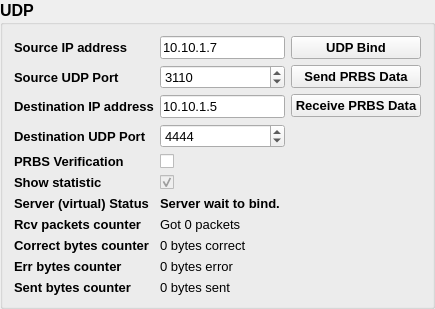
         <widget class="QGroupBox" name="udpGroupBox">
          <property name="minimumSize">
           <size>
            <width>0</width>
            <height>0</height>
           </size>
          </property>
          <property name="font">
           <font>
            <family>MS Shell Dlg 2</family>
            <pointsize>12</pointsize>
            <weight>75</weight>
            <bold>true</bold>
           </font>
          </property>
          <property name="title">
           <string>UDP</string>
          </property>
          <layout class="QGridLayout" name="gridLayout_12">
           <item row="0" column="0">
            <layout class="QGridLayout" name="UdpParamsGrpLayout">
             <item row="3" column="0">
              <widget class="QLabel" name="udpDstPortLabel">
               <property name="font">
                <font>
                 <family>MS Shell Dlg 2</family>
                 <pointsize>10</pointsize>
                 <weight>75</weight>
                 <bold>true</bold>
                </font>
               </property>
               <property name="text">
                <string>Destination UDP Port</string>
               </property>
              </widget>
             </item>
             <item row="6" column="0">
              <widget class="QLabel" name="svrStatusLabel_3">
               <property name="font">
                <font>
                 <family>MS Shell Dlg 2</family>
                 <pointsize>10</pointsize>
                 <weight>75</weight>
                 <bold>true</bold>
                </font>
               </property>
               <property name="text">
                <string>Server (virtual) Status</string>
               </property>
              </widget>
             </item>
             <item row="9" column="0">
              <widget class="QLabel" name="errBytesCounterLabel_3">
               <property name="font">
                <font>
                 <family>MS Shell Dlg 2</family>
                 <pointsize>10</pointsize>
                 <weight>75</weight>
                 <bold>true</bold>
                </font>
               </property>
               <property name="text">
                <string>Err bytes counter</string>
               </property>
              </widget>
             </item>
             <item row="8" column="0">
              <widget class="QLabel" name="chkBytesCounterLabel_3">
               <property name="font">
                <font>
                 <family>MS Shell Dlg 2</family>
                 <pointsize>10</pointsize>
                 <weight>75</weight>
                 <bold>true</bold>
                </font>
               </property>
               <property name="text">
                <string>Correct bytes counter</string>
               </property>
              </widget>
             </item>
             <item row="5" column="0">
              <widget class="QLabel" name="showStatlabel_3">
               <property name="font">
                <font>
                 <family>MS Shell Dlg 2</family>
                 <pointsize>10</pointsize>
                 <weight>75</weight>
                 <bold>true</bold>
                </font>
               </property>
               <property name="text">
                <string>Show statistic</string>
               </property>
              </widget>
             </item>
             <item row="2" column="0">
              <widget class="QLabel" name="udpDstAddrLabel">
               <property name="font">
                <font>
                 <family>MS Shell Dlg 2</family>
                 <pointsize>10</pointsize>
                 <weight>75</weight>
                 <bold>true</bold>
                </font>
               </property>
               <property name="text">
                <string>Destination IP address</string>
               </property>
              </widget>
             </item>
             <item row="4" column="0">
              <widget class="QLabel" name="prbsVerifLabel_3">
               <property name="font">
                <font>
                 <family>MS Shell Dlg 2</family>
                 <pointsize>10</pointsize>
                 <weight>75</weight>
                 <bold>true</bold>
                </font>
               </property>
               <property name="text">
                <string>PRBS Verification</string>
               </property>
              </widget>
             </item>
             <item row="0" column="0">
              <widget class="QLabel" name="udpSrcAddrLabel">
               <property name="font">
                <font>
                 <family>MS Shell Dlg 2</family>
                 <pointsize>10</pointsize>
                 <weight>75</weight>
                 <bold>true</bold>
                </font>
               </property>
               <property name="text">
                <string>Source IP address</string>
               </property>
              </widget>
             </item>
             <item row="7" column="0">
              <widget class="QLabel" name="rcvBytesCounterLabel_3">
               <property name="font">
                <font>
                 <family>MS Shell Dlg 2</family>
                 <pointsize>10</pointsize>
                 <weight>75</weight>
                 <bold>true</bold>
                </font>
               </property>
               <property name="text">
                <string>Rcv packets counter</string>
               </property>
              </widget>
             </item>
             <item row="10" column="0">
              <widget class="QLabel" name="sntBytesCounterLabel_3">
               <property name="font">
                <font>
                 <family>MS Shell Dlg 2</family>
                 <pointsize>10</pointsize>
                 <weight>75</weight>
                 <bold>true</bold>
                </font>
               </property>
               <property name="text">
                <string>Sent bytes counter</string>
               </property>
              </widget>
             </item>
             <item row="1" column="0">
              <widget class="QLabel" name="udpSrcPortLabel">
               <property name="font">
                <font>
                 <family>MS Shell Dlg 2</family>
                 <pointsize>10</pointsize>
                 <weight>75</weight>
                 <bold>true</bold>
                </font>
               </property>
               <property name="text">
                <string>Source UDP Port</string>
               </property>
              </widget>
             </item>
             <item row="0" column="1">
              <widget class="QLineEdit" name="udpSrcIpAddr">
               <property name="font">
                <font>
                 <family>MS Shell Dlg 2</family>
                 <pointsize>10</pointsize>
                 <weight>50</weight>
                 <bold>false</bold>
                </font>
               </property>
               <property name="text">
                <string>10.10.1.7</string>
               </property>
              </widget>
             </item>
             <item row="1" column="1">
              <widget class="QSpinBox" name="udpSrcPort">
               <property name="font">
                <font>
                 <family>MS Shell Dlg 2</family>
                 <pointsize>10</pointsize>
                 <weight>50</weight>
                 <bold>false</bold>
                </font>
               </property>
               <property name="maximum">
                <number>65535</number>
               </property>
               <property name="value">
                <number>3110</number>
               </property>
              </widget>
             </item>
             <item row="2" column="1">
              <widget class="QLineEdit" name="udpDstIpAddr">
               <property name="font">
                <font>
                 <family>MS Shell Dlg 2</family>
                 <pointsize>10</pointsize>
                 <weight>50</weight>
                 <bold>false</bold>
                </font>
               </property>
               <property name="text">
                <string>10.10.1.5</string>
               </property>
              </widget>
             </item>
             <item row="3" column="1">
              <widget class="QSpinBox" name="udpDstPort">
               <property name="font">
                <font>
                 <family>MS Shell Dlg 2</family>
                 <pointsize>10</pointsize>
                 <weight>50</weight>
                 <bold>false</bold>
                </font>
               </property>
               <property name="maximum">
                <number>65535</number>
               </property>
               <property name="value">
                <number>4444</number>
               </property>
              </widget>
             </item>
             <item row="4" column="1">
              <widget class="QCheckBox" name="udpPRBSVerif">
               <property name="font">
                <font>
                 <family>MS Shell Dlg 2</family>
                 <pointsize>8</pointsize>
                 <weight>50</weight>
                 <bold>false</bold>
                </font>
               </property>
               <property name="text">
                <string/>
               </property>
              </widget>
             </item>
             <item row="5" column="1">
              <widget class="QCheckBox" name="udpStat">
               <property name="enabled">
                <bool>false</bool>
               </property>
               <property name="font">
                <font>
                 <family>MS Shell Dlg 2</family>
                 <pointsize>8</pointsize>
                 <weight>50</weight>
                 <bold>false</bold>
                </font>
               </property>
               <property name="text">
                <string/>
               </property>
               <property name="checked">
                <bool>true</bool>
               </property>
              </widget>
             </item>
             <item row="6" column="1">
              <widget class="QLabel" name="udpBindStat">
               <property name="font">
                <font>
                 <family>MS Shell Dlg 2</family>
                 <pointsize>10</pointsize>
                 <weight>75</weight>
                 <bold>true</bold>
                </font>
               </property>
               <property name="text">
                <string>Server wait to bind.</string>
               </property>
              </widget>
             </item>
             <item row="7" column="1">
              <widget class="QLabel" name="udpReceptionLabel">
               <property name="font">
                <font>
                 <family>MS Shell Dlg 2</family>
                 <pointsize>10</pointsize>
                 <weight>50</weight>
                 <bold>false</bold>
                </font>
               </property>
               <property name="text">
                <string>Got 0 packets</string>
               </property>
              </widget>
             </item>
             <item row="8" column="1">
              <widget class="QLabel" name="udpPRBSLabelCorrect">
               <property name="font">
                <font>
                 <family>MS Shell Dlg 2</family>
                 <pointsize>10</pointsize>
                 <weight>50</weight>
                 <bold>false</bold>
                </font>
               </property>
               <property name="text">
                <string>0 bytes correct</string>
               </property>
              </widget>
             </item>
             <item row="9" column="1">
              <widget class="QLabel" name="udpPRBSLabelError">
               <property name="font">
                <font>
                 <family>MS Shell Dlg 2</family>
                 <pointsize>10</pointsize>
                 <weight>50</weight>
                 <bold>false</bold>
                </font>
               </property>
               <property name="text">
                <string>0 bytes error</string>
               </property>
              </widget>
             </item>
             <item row="10" column="1">
              <widget class="QLabel" name="udpTransmissionLabel">
               <property name="font">
                <font>
                 <family>MS Shell Dlg 2</family>
                 <pointsize>10</pointsize>
                 <weight>50</weight>
                 <bold>false</bold>
                </font>
               </property>
               <property name="text">
                <string>0 bytes sent</string>
               </property>
              </widget>
             </item>
            </layout>
           </item>
           <item row="0" column="1">
            <layout class="QGridLayout" name="UdpCmdsGrpLayout">
             <item row="0" column="0">
              <widget class="QPushButton" name="udpBind">
               <property name="font">
                <font>
                 <family>MS Shell Dlg 2</family>
                 <pointsize>10</pointsize>
                 <weight>75</weight>
                 <italic>false</italic>
                 <bold>true</bold>
                </font>
               </property>
               <property name="text">
                <string>UDP Bind</string>
               </property>
              </widget>
             </item>
             <item row="1" column="0">
              <widget class="QPushButton" name="sendDatagram">
               <property name="font">
                <font>
                 <family>MS Shell Dlg 2</family>
                 <pointsize>10</pointsize>
                 <weight>75</weight>
                 <italic>false</italic>
                 <bold>true</bold>
                </font>
               </property>
               <property name="text">
                <string>Send PRBS Data</string>
               </property>
              </widget>
             </item>
             <item row="2" column="0">
              <widget class="QPushButton" name="rcvDatagram">
               <property name="font">
                <font>
                 <family>MS Shell Dlg 2</family>
                 <pointsize>10</pointsize>
                 <weight>75</weight>
                 <italic>false</italic>
                 <bold>true</bold>
                </font>
               </property>
               <property name="text">
                <string>Receive PRBS Data</string>
               </property>
              </widget>
             </item>
             <item row="3" column="0">
              <spacer name="verticalSpacer_3">
               <property name="orientation">
                <enum>Qt::Vertical</enum>
               </property>
               <property name="sizeHint" stdset="0">
                <size>
                 <width>20</width>
                 <height>40</height>
                </size>
               </property>
              </spacer>
             </item>
            </layout>
           </item>
          </layout>
         </widget>
